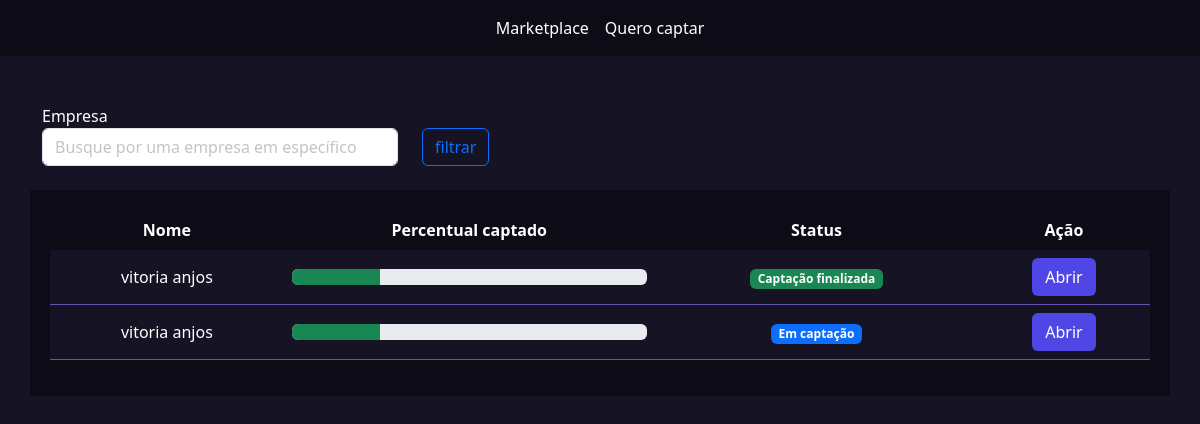
The page /empresarios/listar_empresas/ (signed in) on the database its author committed.
### empresarios/models.py (models this page shows, shortened)
class Empresas(models.Model):
    tempo_existencia_choices = (
    ('-6', 'Menos de 6 meses'),
    ('+6', 'Mais de 6 meses'),
    ('+1', 'Mais de 1 ano'),
    ('+5', 'Mais de 5 anos')
 )
    estagio_choices = (
    ('I', 'Tenho apenas uma idea'),
    ('MVP', 'Possuo um MVP'),
    ('MVPP', 'Possuo um MVP com clientes pagantes'),
    ('E', 'Empresa pronta para escalar'),
    )
    area_choices = (
    ('ED', 'Ed-tech'),
    ('FT', 'Fintech'),
    ('AT', 'Agrotech'),
    )
    user = models.ForeignKey(User, on_delete=models.DO_NOTHING)
    nome = models.CharField(max_length=50)
    cnpj = models.CharField(max_length=30)
    site = models.URLField()
    tempo_existencia = models.CharField(max_length=2, choices=tempo_existencia_choices, default='-6')
    descricao = models.TextField()
    data_final_captacao = models.DateField()
    percentual_equity = models.IntegerField() # Percentual esperado
    estagio = models.CharField(max_length=4, choices=estagio_choices, default='I')
    area = models.CharField(max_length=3, choices=area_choices)
    publico_alvo = models.CharField(max_length=3)
    valor = models.DecimalField(max_digits=9, decimal_places=2) # Valor total a ser vendido
    pitch = models.FileField(upload_to='pitchs')
    logo = models.FileField(upload_to='logo')
    @property
    def status(self):
        if date.today() > self.data_final_captacao:
           return mark_safe('<span class="badge bg-success">Captação finalizada</span>')
        return mark_safe('<span class="badge bg-primary">Em captação</span>')

### empresarios/views.py (the view)
# urls.py: path('listar_empresas/', views.listar_empresas, name="listar_empresas"),
def listar_empresas(request):
    if not request.user.is_authenticated:
        return redirect ('/usuarios/logar')
    if request.method == "GET":
        empresas = Empresas.objects.filter(user=request.user)
        return render(request, 'listar_empresas.html',{'empresas':empresas})

### empresarios/templates/listar_empresas.html (shortened to what this page needs)
{% extends "base.html" %}
{% load static %}
{% block 'head' %}
<link rel="stylesheet" href="{% static 'empresarios/css/listar_empresas.css' %}">
<link rel="stylesheet" href="{% static 'usuarios/css/usuarios.css' %}">
{% endblock 'head' %}
{% block 'body' %}
 {% include "partials/barra_navegacao.html" %}
 <br><br>
 <div class="container">
 <div class="row">
 <div class="col-md-4">
 <form action="{% url 'listar_empresas' %}" method="GET">
 <label>Empresa</label>
 <input type="text" name="empresa" class="form-control" placeholder="Busque por uma empresa em específico">
 </div>
 <div class="col-md">
 <br>
 <input type="submit" value="filtrar" class="btn btn-outline-primary">
 </div>
 </div>
 </div>
 <br>
 <div class="container dark-color container_empresas">
 <table class="table">
 <thead >
 <tr class="cabecalho" style="background-color: transparent !important;">
 <th class="cabecalho" scope="col">Nome</th>
 <th class="cabecalho" scope="col">Percentual captado</th>
 <th class="cabecalho" scope="col">Status</th>
 <th class="cabecalho" scope="col">Ação</th>
 </tr>
 </thead>
 <tbody>
{%for empresa in empresas %}
 <tr class="linha">
 <td class="linha">{{empresa.nome}}</td>
 <td class="linha">
 <div class="progress">
 <div class="progress-bar bg-success" role="progressbar" style="width: 25%" aria-valuenow="25" aria-valuemin="0" aria-valuemax="100"></div>
 </div>
 </td>
 <td class="linha">{{empresa.status}}</td>
 <td class="linha"><a href="{% url 'empresa' empresa.id %}" class="btn btn-indigo-normal">Abrir</a></td>
 </tr>
{% endfor %}
 </tbody>
 </table>
 </div>
{% endblock 'body' %}

### templates/static/geral/css/base.css (style rules this page uses)
:root { --main-color: #161424; --dark-color: #0D0C16; --contrast-color: #4F46E5; }
body { color: white !important; background-color: var(--main-color) !important; }
.dark-color { background-color: var(--dark-color); color: white !important; }

### templates/static/empresarios/css/listar_empresas.css (style rules this page uses)
.container_empresas { padding: 20px; }
.table { border-collapse: collapse !important; width: 100%; }
.cabecalho { background-color: transparent !important; border: none; color: white !important; text-align: center; }
.linha { vertical-align: middle; padding: 24px; text-align: center; background-color: var(--main-color) !important; color: white !important; border-bottom: 1px solid #6154a8; }
th { background-color: var; }

### templates/static/usuarios/css/usuarios.css (style rules this page uses)
.btn-indigo-normal { background-color: var(--contrast-color); color: white; }

### rows shown on the page
Empresas: nome "vitoria anjos", status "Captação finalizada"
Empresas: nome "vitoria anjos", status "Em captação"
